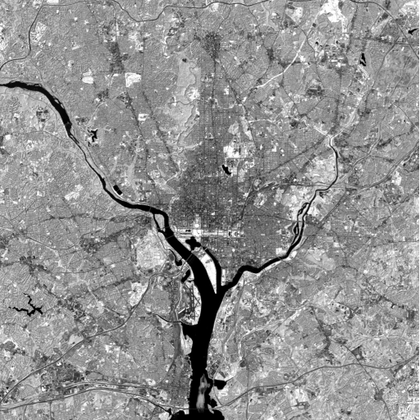
%> input picture hw9/code/river.tif, 420 x 420 px, shrunk from 512 x 512 before the run
$ octave hw9_2.m   (GNU Octave 9; MATLAB toolbox functions it lacks are replaced by stand-ins)
%> lines starting %> are read from the running program, lines starting %| are printed output that depends on the picture; in (x1, y1, x2, y2) boxes, pixels count from 0 and x2, y2 are one past the last pixel; in counts of white or black regions, pixels touching at a corner belong together; the program's own positions count from 1
### hw9/code/my_bwskel.m
%% First Function - Calculating Skeleton of a Binary Image
function [iter,skeleton]  = my_bwskel(img)
imgg=img;

flag=1;
iter = 0;

%According to Reference Book:
%This basic procedure is applied iteratively
%until no further points are deleted,the time the algorithm terminates,
%We have The Skeleton of The Image

%%%So first We initialize while loop
%%%and continue until bool flag toggles to zero.
while (flag)

    check=imgg;
    bound=bwperim(imgg,8);
    [x,y]=find(bound);

    %%% Checking Algorithm On Boundary Points Obtained by bwperim;
    for i=1:length(x)

        %Choosing Neighborhood according to perimeter points

        temp=imgg((x(i)-1):(x(i)+1),(y(i)-1):(y(i)+1));

        p=temp(:);

        %Because Center Point is always zero
        N=sum(p)-1;

        if(N>=2 && N<=6)  %Condition(1)
            T=my_Tcalc(temp);
            if(T)  %Condition(2)
                mulOne=cast(p(4)*p(6)*p(8),'logical');
                mulTwo=cast(p(2)*p(6)*p(8),'logical');
                if(~mulOne && ~mulTwo)  %Condition(3+4)
                    imgg(x(i),y(i))=0;
                end
            end
        end
    end

    %Checking if Loop deleted no points :
    loopBreak  = check==imgg;

    %if control image equals imgg after aplying algorithm
    %it means the procedure has ended successfully!
    if(sum(loopBreak(:))==numel(imgg))
        flag=0;
    end
    iter = iter+1;
end

skeleton = imgg;
end

%% Second Function - Checking 0->1 Transition
% [29 lines left out: function my_Tcalc, not called in this run]

### hw9/code/hw9_2.m
%%hw 9_2
clear ;clc; close all;


im = imread('river.tif');
%> im is the input picture: size 420x420 uint8; min 0, max 255, mean 145.7
im = im2bw(255-im);
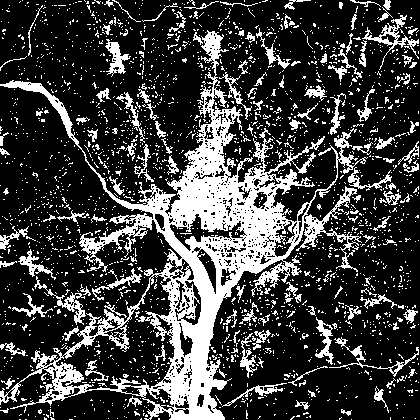
%> im: size 420x420 logical; 25.2% white; 2347 white regions (2207 under 20 px), largest, box (x1, y1, x2, y2) and area: (0, 30, 368, 420) 26571, (362, 15, 419, 70) 535, (34, 276, 86, 325) 417

[iter,skeleton] = my_bwskel(im);
%> the loop in my_bwskel, `while (flag)` made 1 pass
%> pass 1, in my_bwskel, `bound=bwperim(imgg,8);`:
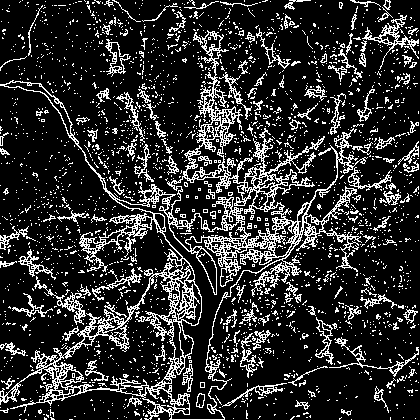
%> bound: size 420x420 logical; 18.1% white in thin lines or dots
%> the run ends on the next line
